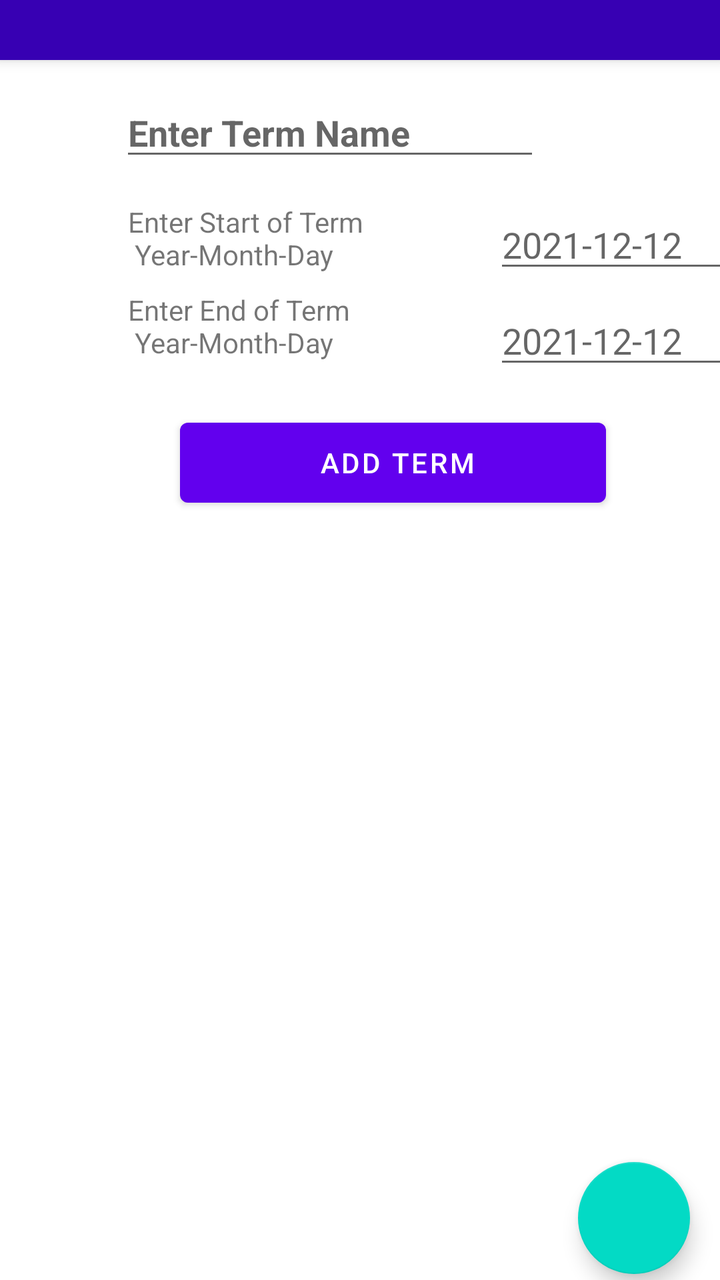
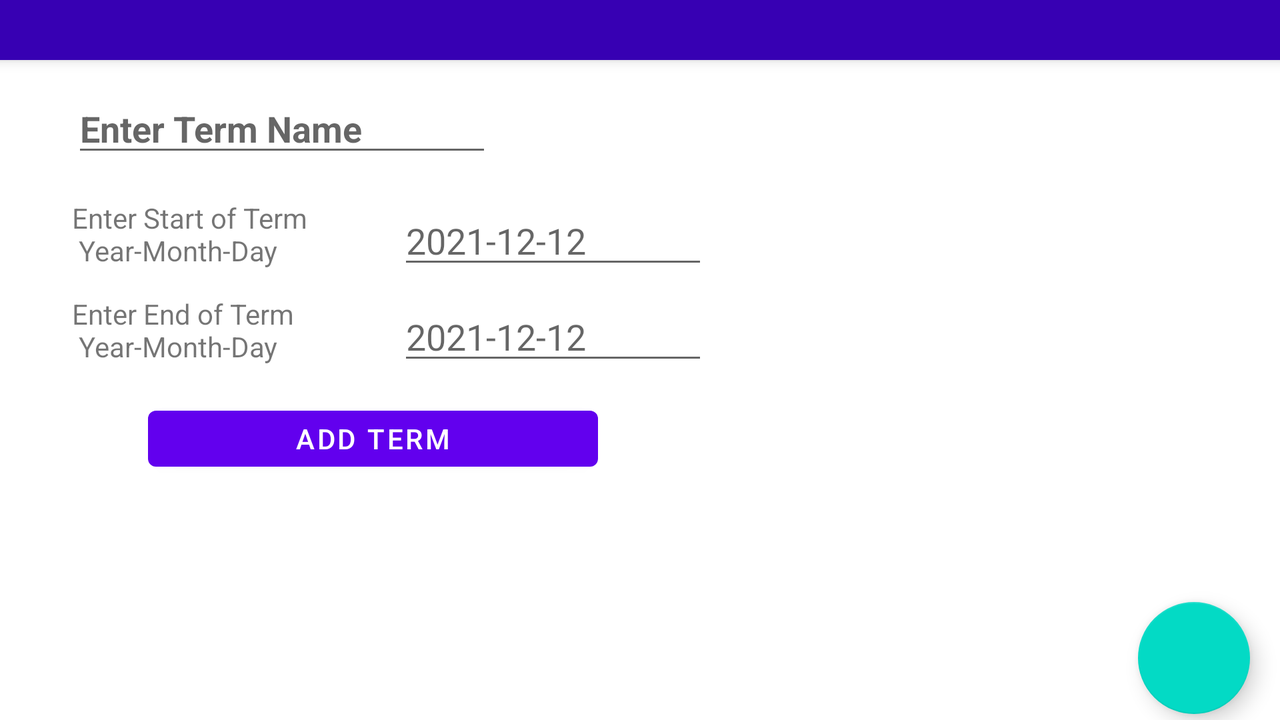

An Android layout and its configuration variant, each rendered on a device that would load it. The default file and the variant file are quoted in full after the pictures.
<!-- AndroidManifest.xml: application theme Theme.DegreeTrackerC196 -->
<!-- res/layout/activity_terms.xml -->
<?xml version="1.0" encoding="utf-8"?>
<androidx.constraintlayout.widget.ConstraintLayout xmlns:android="http://schemas.android.com/apk/res/android"
    xmlns:app="http://schemas.android.com/apk/res-auto"
    xmlns:tools="http://schemas.android.com/tools"
    android:layout_width="match_parent"
    android:layout_height="match_parent"
    tools:context=".TermsActivity">

    <include
        android:id="@+id/toolbar"
        layout="@layout/toolbar"
        android:layout_marginBottom="14dp"
        app:layout_constraintBottom_toTopOf="@+id/AssessmentName"
        app:layout_constraintEnd_toEndOf="parent"
        app:layout_constraintTop_toTopOf="parent" />

    <EditText
        android:id="@+id/termStartDate"
        android:layout_width="155dp"
        android:layout_height="40dp"
        android:layout_marginStart="28dp"
        android:layout_marginLeft="28dp"
        android:ems="10"
        android:hint="2021-12-12"
        android:inputType="textPersonName"
        app:layout_constraintStart_toEndOf="@+id/textView2"
        app:layout_constraintTop_toTopOf="@+id/textView2" />

    <TextView
        android:id="@+id/textView2"
        android:layout_width="155dp"
        android:layout_height="40dp"
        android:layout_marginStart="64dp"
        android:layout_marginLeft="64dp"
        android:layout_marginTop="16dp"
        android:text="Enter Start of Term\n Year-Month-Day"
        app:layout_constraintStart_toStartOf="parent"
        app:layout_constraintTop_toBottomOf="@+id/AssessmentName" />

    <EditText
        android:id="@+id/AssessmentName"
        android:layout_width="wrap_content"
        android:layout_height="wrap_content"
        android:layout_marginStart="60dp"
        android:layout_marginLeft="60dp"
        android:layout_marginTop="14dp"
        android:ems="10"
        android:hint="Enter Term Name"
        android:inputType="textPersonName"
        android:textStyle="bold"
        app:layout_constraintStart_toStartOf="parent"
        app:layout_constraintTop_toBottomOf="@+id/toolbar" />

    <Button
        android:id="@+id/btn_Add"
        android:layout_width="213dp"
        android:layout_height="52dp"
        android:layout_marginStart="90dp"
        android:layout_marginLeft="90dp"
        android:layout_marginTop="16dp"
        android:text=" Add Term"
        app:layout_constraintStart_toStartOf="parent"
        app:layout_constraintTop_toBottomOf="@+id/termEndDate" />

    <ListView
        android:id="@+id/assessmentResults"
        android:layout_width="348dp"
        android:layout_height="336dp"
        android:layout_marginStart="16dp"
        android:layout_marginLeft="16dp"
        android:layout_marginTop="16dp"
        android:layout_marginEnd="16dp"
        android:layout_marginRight="16dp"
        android:clipChildren="true"
        android:clipToPadding="true"
        app:layout_constraintEnd_toEndOf="parent"
        app:layout_constraintStart_toStartOf="parent"
        app:layout_constraintTop_toBottomOf="@+id/btn_Add"
        tools:listitem="@android:layout/list_content" />

    <EditText
        android:id="@+id/termEndDate"
        android:layout_width="155dp"
        android:layout_height="40dp"
        android:layout_marginStart="28dp"
        android:layout_marginLeft="28dp"
        android:layout_marginTop="8dp"
        android:ems="10"
        android:hint="2021-12-12"
        android:inputType="textPersonName"
        app:layout_constraintStart_toEndOf="@+id/textView"
        app:layout_constraintTop_toBottomOf="@+id/termStartDate" />

    <TextView
        android:id="@+id/textView"
        android:layout_width="155dp"
        android:layout_height="40dp"
        android:layout_marginStart="64dp"
        android:layout_marginLeft="64dp"
        android:layout_marginTop="32dp"
        android:layout_marginBottom="48dp"
        android:text="Enter End of Term\n Year-Month-Day"
        app:layout_constraintBottom_toTopOf="@+id/btn_Add"
        app:layout_constraintStart_toStartOf="parent"
        app:layout_constraintTop_toBottomOf="@+id/textView2" />

    <com.google.android.material.floatingactionbutton.FloatingActionButton
        android:id="@+id/fab"
        android:layout_width="wrap_content"
        android:layout_height="wrap_content"
        android:layout_marginEnd="15dp"
        android:layout_marginRight="15dp"
        android:layout_marginBottom="3dp"
        android:clickable="true"
        app:layout_constraintBottom_toBottomOf="parent"
        app:layout_constraintEnd_toEndOf="parent"
        app:srcCompat="@drawable/ic_baseline_arrow_back_24" />

</androidx.constraintlayout.widget.ConstraintLayout>
<!-- res/layout/toolbar.xml (included above) -->
<?xml version="1.0" encoding="utf-8"?>
<androidx.appcompat.widget.Toolbar xmlns:android="http://schemas.android.com/apk/res/android"
    android:layout_width="match_parent"
    android:layout_height="30dp"
    android:background="@color/purple_700"
    android:elevation="4dp"
    android:theme="@style/ThemeOverlay.AppCompat.Dark.ActionBar"

    >

</androidx.appcompat.widget.Toolbar>
<!-- resources referenced by this layout -->
<resources>
  <style name="Theme.DegreeTrackerC196" parent="Theme.MaterialComponents.DayNight.NoActionBar">
          
          <item name="colorPrimary">@color/purple_500</item>
          <item name="colorPrimaryVariant">@color/purple_700</item>
          <item name="colorOnPrimary">@color/white</item>
          
          <item name="colorSecondary">@color/teal_200</item>
          <item name="colorSecondaryVariant">@color/teal_700</item>
          <item name="colorOnSecondary">@color/black</item>
          
          <item name="android:statusBarColor" tools:targetApi="l">?attr/colorPrimaryVariant</item>
          
      </style>
</resources>
<!-- res/layout-land/activity_terms.xml (the repository's variant of the layout above) -->
<!-- drawn on the phone turned sideways -->
<?xml version="1.0" encoding="utf-8"?>
<androidx.constraintlayout.widget.ConstraintLayout xmlns:android="http://schemas.android.com/apk/res/android"
    xmlns:app="http://schemas.android.com/apk/res-auto"
    xmlns:tools="http://schemas.android.com/tools"
    android:layout_width="match_parent"
    android:layout_height="match_parent"
    tools:context=".TermsActivity">

    <include
        android:id="@+id/toolbar"
        layout="@layout/toolbar"
        android:layout_marginBottom="14dp"
        app:layout_constraintBottom_toTopOf="@+id/AssessmentName"
        app:layout_constraintEnd_toEndOf="parent"
        app:layout_constraintTop_toTopOf="parent" />

    <EditText
        android:id="@+id/termStartDate"
        android:layout_width="155dp"
        android:layout_height="40dp"
        android:layout_marginStart="8dp"
        android:layout_marginLeft="8dp"
        android:ems="10"
        android:hint="2021-12-12"
        android:inputType="textPersonName"
        app:layout_constraintStart_toEndOf="@+id/textView2"
        app:layout_constraintTop_toTopOf="@+id/textView2" />

    <TextView
        android:id="@+id/textView2"
        android:layout_width="155dp"
        android:layout_height="40dp"
        android:layout_marginStart="36dp"
        android:layout_marginLeft="36dp"
        android:layout_marginTop="16dp"
        android:text="Enter Start of Term\n Year-Month-Day"
        app:layout_constraintStart_toStartOf="parent"
        app:layout_constraintTop_toBottomOf="@+id/AssessmentName" />

    <EditText
        android:id="@+id/AssessmentName"
        android:layout_width="wrap_content"
        android:layout_height="wrap_content"
        android:layout_marginStart="36dp"
        android:layout_marginLeft="36dp"
        android:layout_marginTop="12dp"
        android:ems="10"
        android:hint="Enter Term Name"
        android:inputType="textPersonName"
        android:textStyle="bold"
        app:layout_constraintStart_toStartOf="parent"
        app:layout_constraintTop_toBottomOf="@+id/toolbar" />

    <Button
        android:id="@+id/btn_Add"
        android:layout_width="225dp"
        android:layout_height="40dp"
        android:layout_marginStart="74dp"
        android:layout_marginLeft="74dp"
        android:layout_marginTop="12dp"
        android:text="Add Term"
        app:layout_constraintStart_toStartOf="parent"
        app:layout_constraintTop_toBottomOf="@+id/termEndDate" />

    <ListView
        android:id="@+id/assessmentResults"
        android:layout_width="295dp"
        android:layout_height="279dp"
        android:layout_marginStart="10dp"
        android:layout_marginLeft="10dp"
        android:layout_marginTop="28dp"
        android:clipChildren="true"
        android:clipToPadding="true"
        app:layout_constraintStart_toEndOf="@+id/termEndDate"
        app:layout_constraintTop_toBottomOf="@+id/toolbar"
        tools:listitem="@android:layout/list_content" />

    <EditText
        android:id="@+id/termEndDate"
        android:layout_width="155dp"
        android:layout_height="40dp"
        android:layout_marginStart="8dp"
        android:layout_marginLeft="8dp"
        android:layout_marginTop="8dp"
        android:ems="10"
        android:hint="2021-12-12"
        android:inputType="textPersonName"
        app:layout_constraintStart_toEndOf="@+id/textView"
        app:layout_constraintTop_toBottomOf="@+id/termStartDate" />

    <TextView
        android:id="@+id/textView"
        android:layout_width="155dp"
        android:layout_height="40dp"
        android:layout_marginStart="36dp"
        android:layout_marginLeft="36dp"
        android:layout_marginTop="8dp"
        android:text="Enter End of Term\n Year-Month-Day"
        app:layout_constraintStart_toStartOf="parent"
        app:layout_constraintTop_toBottomOf="@+id/textView2" />

    <com.google.android.material.floatingactionbutton.FloatingActionButton
        android:id="@+id/fab"
        android:layout_width="wrap_content"
        android:layout_height="wrap_content"
        android:layout_marginEnd="15dp"
        android:layout_marginRight="15dp"
        android:layout_marginBottom="3dp"
        android:clickable="true"
        app:layout_constraintBottom_toBottomOf="parent"
        app:layout_constraintEnd_toEndOf="parent"
        app:srcCompat="@drawable/ic_baseline_arrow_back_24" />

</androidx.constraintlayout.widget.ConstraintLayout>
